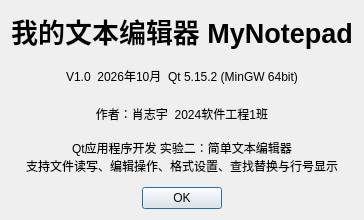
<?xml version="1.0" encoding="UTF-8"?>
<ui version="4.0">
 <class>AboutDialog</class>
 <widget class="QDialog" name="AboutDialog">
  <property name="geometry">
   <rect>
    <x>0</x>
    <y>0</y>
    <width>360</width>
    <height>220</height>
   </rect>
  </property>
  <property name="windowTitle">
   <string>关于 MyNotepad</string>
  </property>
  <layout class="QVBoxLayout" name="verticalLayout">
   <property name="spacing">
    <number>12</number>
   </property>
   <item>
    <widget class="QLabel" name="labelTitle">
     <property name="font">
      <font>
       <family>Microsoft YaHei UI</family>
       <pointsize>20</pointsize>
       <weight>75</weight>
       <bold>true</bold>
      </font>
     </property>
     <property name="text">
      <string>我的文本编辑器 MyNotepad</string>
     </property>
     <property name="alignment">
      <set>Qt::AlignCenter</set>
     </property>
    </widget>
   </item>
   <item>
    <widget class="QLabel" name="labelVersion">
     <property name="text">
      <string>V1.0  2026年10月  Qt 5.15.2 (MinGW 64bit)</string>
     </property>
     <property name="alignment">
      <set>Qt::AlignCenter</set>
     </property>
    </widget>
   </item>
   <item>
    <widget class="QLabel" name="labelAuthor">
     <property name="text">
      <string>作者：肖志宇  2024软件工程1班</string>
     </property>
     <property name="alignment">
      <set>Qt::AlignCenter</set>
     </property>
    </widget>
   </item>
   <item>
    <widget class="QLabel" name="labelDesc">
     <property name="text">
      <string>Qt应用程序开发 实验二：简单文本编辑器
支持文件读写、编辑操作、格式设置、查找替换与行号显示</string>
     </property>
     <property name="alignment">
      <set>Qt::AlignCenter</set>
     </property>
    </widget>
   </item>
   <item>
    <widget class="QDialogButtonBox" name="buttonBox">
     <property name="orientation">
      <enum>Qt::Horizontal</enum>
     </property>
     <property name="standardButtons">
      <set>QDialogButtonBox::Ok</set>
     </property>
     <property name="centerButtons">
      <bool>true</bool>
     </property>
    </widget>
   </item>
  </layout>
 </widget>
 <resources/>
 <connections>
  <connection>
   <sender>buttonBox</sender>
   <signal>accepted()</signal>
   <receiver>AboutDialog</receiver>
   <slot>accept()</slot>
   <hints>
    <hint type="sourcelabel">
     <x>179</x>
     <y>199</y>
    </hint>
    <hint type="destinationlabel">
     <x>179</x>
     <y>109</y>
    </hint>
   </hints>
  </connection>
 </connections>
</ui>
